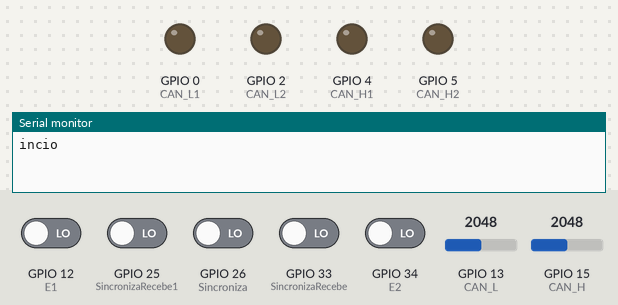
Bench run of a sketch on a simulated ESP32. On the bench: output pins drawn as LEDs (lit = HIGH), the last lines printed to the serial monitor. The test bench sets the inputs (shaded band); at power-on: GPIO 12 (E1), GPIO 25 (SincronizaRecebe1), GPIO 26 (Sincroniza), GPIO 33 (SincronizaRecebe), GPIO 34 (E2) LOW, GPIO 13 (CAN_L) = 2048, GPIO 15 (CAN_H) = 2048.

Above: at 1.2 s.
1.3 s: GPIO 26 (Sincroniza) driven HIGH
At 1.66 s:
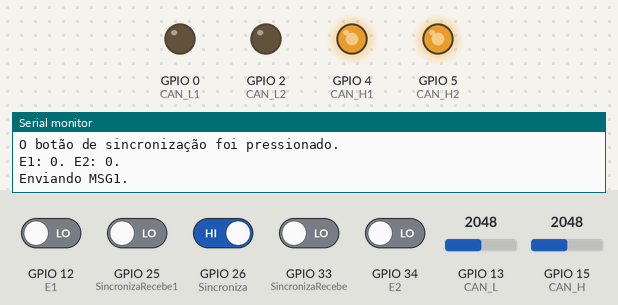
4.3 s: GPIO 12 (E1) driven HIGH
At 4.58 s:
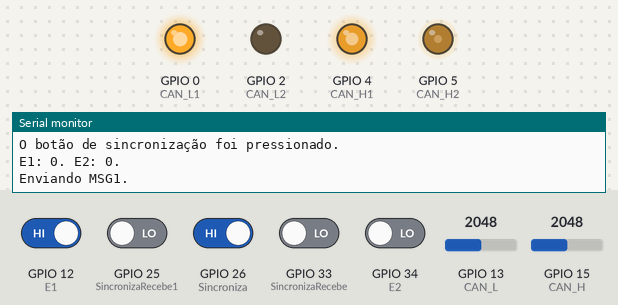
7.3 s: GPIO 34 (E2) driven HIGH
At 7.98 s:
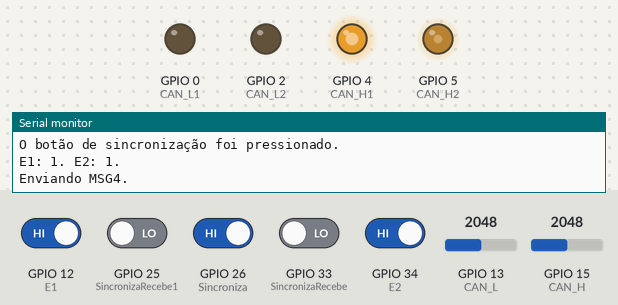
10.3 s: GPIO 34 (E2) driven LOW
13.3 s: GPIO 12 (E1) driven LOW
Timing chart, 0 to 17.3 s (numbered marks = the images above; inputs shaded):
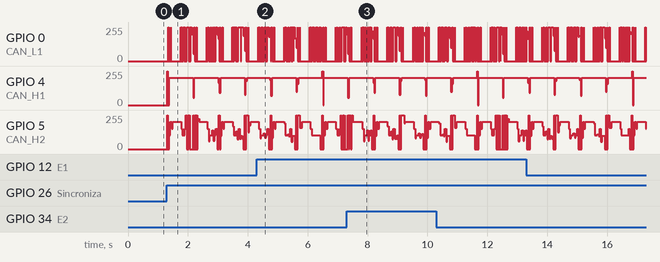

The sketch:

escravoESP3206.ino
```cpp
// Marcelo Victor Ferreira Barbosa
// Engenharia de Controle e Automação
// IFES - Serra
// Esse trabalho tem o objetivo de simular uma rede CAN
// através da implementação de transmissores e do uso de ESP32 como mestre-escravo
// para fixação de conteúdo aprendido na discliplina de comunicação de dados
// no mês de junho de 2023.
// Código para uma ESP32 mestre se comunicar via protocolo CAN com outras ESP32
// Endereço 387 ou 001 1000 0011
// Inicializa as entradas a serem lidas, a saída é de 0 a 4095.
int CANH = 0;
int CANL = 0;

// Inicializa as tensões a serem lidas, a saída é de 0v a 3.3v.
float CANHV = 0;
float CANLV = 0;

// CAN_H e CAN_H são pinos usados para ler as tensões no barramento.
const int CAN_H = 15;
const int CAN_L = 13;

// CAN_H1 e CAN_H2 são pinos usados para gerar tensões de 1.65v e 3.3v sobre o CAN_H através do divisor de tensão da camada física.
const int CAN_H1 = 4;
const int CAN_H2 = 5;

// CAN_L1 e CAN_L2 são pinos usados para gerar tensões de 0v e 1.65v sobre o CAN_L através do divisor de tensão da camada física.
const int CAN_L1 = 0;
const int CAN_L2 = 2;

// E1 e E2 são pinos usados para determinar a menssagem que será enviada.
int E1 = 12;
int E2 = 34;

// Sincroniza é o pino usado para sincronização de envio e recepção da menssagem.
const int Sincroniza = 26;
const int SincronizaRecebe1 = 25;
const int SincronizaRecebe = 33;

// Incializa o estado da menssagem a ser enviada como 00.
int estadoE1 = 0;
int estadoE2 = 0;

// Incializa o estado do pino de sincronização em 0.
int estadoSincroniza = 0;
int estadoSincronizaRecebe = 0;
int estadoSincronizaRecebe1 = 0;

void setup() {
  // Inicializa o terminal serial.
  Serial.begin(9600);
  Serial.println("incio");
  // Indica que os pinos CAN_H e CAN_L serão usados como entrada.
  pinMode(CAN_H, INPUT);
  pinMode(CAN_L, INPUT);

  // Indica que os pinos CAN_H1 e CAN_H2 serão usados como saída.
  pinMode(CAN_H1, OUTPUT);
  pinMode(CAN_H2, OUTPUT);

  // Indica que os pinos CAN_L1 e CAN_L2 serão usados como saída.
  pinMode(CAN_L1, OUTPUT);
  pinMode(CAN_L2, OUTPUT);

  // Indica que os pinos E1 e E2 serão usados como entrada.
  pinMode(E1, INPUT);
  pinMode(E2, INPUT);

  // Indica que o pino Sincroniza será usado como entrada.
  pinMode(Sincroniza, INPUT);
  pinMode(SincronizaRecebe, INPUT);
  pinMode(SincronizaRecebe1, INPUT);
}

void loop() {
  // Lê o valor do estado de sincronização, caso o botão seja apertado o estadoSincroniza guardará valor alto.
  estadoSincroniza = digitalRead(Sincroniza);
  estadoSincronizaRecebe = digitalRead(SincronizaRecebe);
  estadoSincronizaRecebe1 = digitalRead(SincronizaRecebe1);
  // Lê os valores analógicos do barramento.
  CANH = analogRead(CAN_H);
  CANL = analogRead(CAN_L);
  // Representa os valores analógicos dos barramentos em tensão.
  CANHV = CANH*(3.3/4095);
  CANLV = CANL*(3.3/4095);
  // Se o botão de sincronização for pressionado, ou seja, estadoSincroniza for alto.
  if(estadoSincroniza == HIGH){
    Serial.println("O botão de sincronização foi pressionado.");
    // Lê os estados das portas do dip switch que pode ser 00, 01, 10 e 11. Para cada estado uma menssagem diferente será enviada.
    estadoE1 = digitalRead(E1);
    estadoE2 = digitalRead(E2);
    Serial.print("E1: ");
    Serial.print(estadoE1);
    Serial.print(". E2: ");
    Serial.print(estadoE2);
    Serial.println(".");
    // Para mestre
    if((estadoE1 == LOW) && (estadoE2 == LOW)){
      Serial.println("Enviando MSG1.");
      // Start of Frame(SOF) tem que ser dominante.
      bitZero();
      // Identifier(ID == 00110000001)
      // Function code.
      bitZero();
      bitZero();
      bitUm();
      bitUm();
      // ID:
      bitZero();
      bitZero();
      bitZero();
      bitZero();
      bitZero();
      bitZero();
      bitUm();
      // Remote Transmisson Request(RTR), como é dataframe deve ser dominante, ou seja, zero.
      //bitZero();
      // Data Field: MSG1
      bitZero();
      bitZero();
      bitZero();
      bitZero();
      bitZero();
      bitZero();
      bitZero();
      bitZero();
      bitZero();
      bitZero();
      bitZero();
      bitZero();
      bitZero();
      bitZero();
      bitZero();
      bitZero();
      bitZero();
      bitZero();
      bitZero();
      bitZero();
      bitZero();
      bitZero();
      bitZero();
      bitZero();
      bitZero();
      bitZero();
      bitZero();
      bitZero();
      bitZero();
      bitZero();
      bitZero();
      bitZero();

      bitZero();
      bitUm();
      bitZero();
      bitZero();
      bitUm();
      bitUm();
      bitZero();
      bitUm();

      bitZero();
      bitUm();
      bitZero();
      bitUm();
      bitZero();
      bitZero();
      bitUm();
      bitUm();

      bitZero();
      bitUm();
      bitZero();
      bitZero();
      bitZero();
      bitUm();
      bitUm();
      bitUm();

      bitZero();
      bitZero();
      bitUm();
      bitUm();
      bitZero();
      bitZero();
      bitZero();
      bitUm();
      // End Of Frame(EOF) tem que ser recessivo.
      bitUm();
      bitUm();
      bitUm();
      bitUm();
      bitUm();
      bitUm();
      bitUm();
      Serial.println("MSG1 enviada.");
    }
    // Para mestre
    if((estadoE1 == HIGH) && (estadoE2 == LOW)){
      Serial.println("Enviando MSG2.");
      // Start of Frame(SOF) tem que ser dominante.
      bitZero();
      // Identifier(ID == 00110000010)
      // Function code.
      bitZero();
      bitZero();
      bitUm();
      bitUm();
      // ID:
      bitZero();
      bitZero();
      bitZero();
      bitZero();
      bitZero();
      bitZero();
      bitUm();
      // Remote Transmisson Request(RTR), como é dataframe deve ser dominante, ou seja, zero.
      //bitZero();
      // Data Field: MSG2
      bitZero();
      bitZero();
      bitZero();
      bitZero();
      bitZero();
      bitZero();
      bitZero();
      bitZero();
      bitZero();
      bitZero();
      bitZero();
      bitZero();
      bitZero();
      bitZero();
      bitZero();
      bitZero();
      bitZero();
      bitZero();
      bitZero();
      bitZero();
      bitZero();
      bitZero();
      bitZero();
      bitZero();
      bitZero();
      bitZero();
      bitZero();
      bitZero();
      bitZero();
      bitZero();
      bitZero();
      bitZero();

      bitZero();
      bitUm();
      bitZero();
      bitZero();
      bitUm();
      bitUm();
      bitZero();
      bitUm();

      bitZero();
      bitUm();
      bitZero();
      bitUm();
      bitZero();
      bitZero();
      bitUm();
      bitUm();

      bitZero();
      bitUm();
      bitZero();
      bitZero();
      bitZero();
      bitUm();
      bitUm();
      bitUm();

      bitZero();
      bitZero();
      bitUm();
      bitUm();
      bitZero();
      bitZero();
      bitUm();
      bitZero();
      // End Of Frame(EOF) tem que ser recessivo.
      bitUm();
      bitUm();
      bitUm();
      bitUm();
      bitUm();
      bitUm();
      bitUm();
      Serial.println("MSG2 enviada.");
    }
    // Para escravo
    if((estadoE1 == LOW) && (estadoE2 == HIGH)){
      Serial.println("Enviando MSG3.");
      // Start of Frame(SOF) tem que ser dominante.
      bitZero();
      // Identifier(ID == 00110000001)
      // Function code.
      bitZero();
      bitZero();
      bitUm();
      bitUm();
      // ID:
      bitZero();
      bitZero();
      bitZero();
      bitZero();
      bitZero();
      bitUm();
      bitZero();
      // Remote Transmisson Request(RTR), como é dataframe deve ser dominante, ou seja, zero.
      //bitZero();
      // Data Field: MSG3
      bitZero();
      bitZero();
      bitZero();
      bitZero();
      bitZero();
      bitZero();
      bitZero();
      bitZero();
      bitZero();
      bitZero();
      bitZero();
      bitZero();
      bitZero();
      bitZero();
      bitZero();
      bitZero();
      bitZero();
      bitZero();
      bitZero();
      bitZero();
      bitZero();
      bitZero();
      bitZero();
      bitZero();
      bitZero();
      bitZero();
      bitZero();
      bitZero();
      bitZero();
      bitZero();
      bitZero();
      bitZero();
      bitZero();
      bitUm();
      bitZero();
      bitZero();
      bitUm();
      bitUm();
      bitZero();
      bitUm();
      bitZero();
      bitUm();
      bitZero();
      bitUm();
      bitZero();
      bitZero();
      bitUm();
      bitUm();
      bitZero();
      bitUm();
      bitZero();
      bitZero();
      bitZero();
      bitUm();
      bitUm();
      bitUm();

      bitZero();
      bitZero();
      bitUm();
      bitUm();
      bitZero();
      bitZero();
      bitUm();
      bitUm();
      // End Of Frame(EOF) tem que ser recessivo.
      bitUm();
      bitUm();
      bitUm();
      bitUm();
      bitUm();
      bitUm();
      bitUm();
      Serial.println("MSG3 enviada.");
    }
    // Para escravo
    if((estadoE1 == HIGH) && (estadoE2 == HIGH)){
      Serial.println("Enviando MSG4.");
      // Start of Frame(SOF) tem que ser dominante.
      bitZero();
      // Identifier(ID == 00110000001)
      // Function code.
      bitZero();
      bitZero();
      bitUm();
      bitUm();
      // ID:
      bitZero();
      bitZero();
      bitZero();
      bitZero();
      bitZero();
      bitUm();
      bitZero();
      // Remote Transmisson Request(RTR), como é dataframe deve ser dominante, ou seja, zero.
      //bitZero();
      // Data Field: MSG4
      bitZero();
      bitZero();
      bitZero();
      bitZero();
      bitZero();
      bitZero();
      bitZero();
      bitZero();
      bitZero();
      bitZero();
      bitZero();
      bitZero();
      bitZero();
      bitZero();
      bitZero();
      bitZero();
      bitZero();
      bitZero();
      bitZero();
      bitZero();
      bitZero();
      bitZero();
      bitZero();
      bitZero();
      bitZero();
      bitZero();
      bitZero();
      bitZero();
      bitZero();
      bitZero();
      bitZero();
      bitZero();

      bitZero();
      bitUm();
      bitZero();
      bitZero();
      bitUm();
      bitUm();
      bitZero();
      bitUm();

      bitZero();
      bitUm();
      bitZero();
      bitUm();
      bitZero();
      bitZero();
      bitUm();
      bitUm();

      bitZero();
      bitUm();
      bitZero();
      bitZero();
      bitZero();
      bitUm();
      bitUm();
      bitUm();

      bitZero();
      bitZero();
      bitUm();
      bitUm();
      bitZero();
      bitUm();
      bitZero();
      bitZero();
      // End Of Frame(EOF) tem que ser recessivo.
      bitUm();
      bitUm();
      bitUm();
      bitUm();
      bitUm();
      bitUm();
      bitUm();
      Serial.println("MSG4 enviada.");
    }
  }
  if(estadoSincronizaRecebe == HIGH || estadoSincronizaRecebe1 == HIGH) {
    // Se no barramento o bit for 0.
    if((CANHV>2.8) && (CANLV<0.5)) {
      Serial.println("Recebi uma menssagem.");
      delay(10);
      int i = 0;
      int id_msg[11];
      int msg[64];
      int id_msg_decimal = 0;
      int msg_decimal = 0;
      while(i<11) {
        delay(5);
        // Lê os valores analógicos do barramento.
        CANH = analogRead(CAN_H);
        CANL = analogRead(CAN_L);
        // Converte os valores analógicos dos barramentos em tensão.
        CANHV = CANH*(3.3/4095);
        CANLV = CANL*(3.3/4095);
        if((CANHV<2) && (CANLV>1)) {
          id_msg[i] = 1;
          id_msg_decimal = id_msg_decimal + pow(2, 10 - i);
        }
        if((CANHV>2.8) && (CANLV<0.5)) {
          id_msg[i] = 0;
        }
        delay(5);
        i = i+1;
      }
      if(id_msg_decimal == 387) {
        while(i<75) {
          delay(5);
          // Lê os valores analógicos do barramento.
          CANH = analogRead(CAN_H);
          CANL = analogRead(CAN_L);
          // Converte os valores analógicos dos barramentos em tensão.
          CANHV = CANH*(3.3/4095);
          CANLV = CANL*(3.3/4095);
          if((CANHV<2) && (CANLV>1)) {
            msg[i-11] = 1;
          }
          if((CANHV>2.8) && (CANLV<0.5)) {
            msg[i-11] = 0;
          }
          delay(5);
          i = i + 1;
        }
        Serial.print("Id da menssagem: ");
        for (int j = 0; j < 11; j = j + 1) {
          Serial.print(id_msg[j]);
        }
        Serial.println("");
        Serial.print("Menssagem: ");
        for (int j = 0; j < 64; j = j + 1) {
          Serial.print(msg[j]);
        }
      }
      else {
        delay(128000);
      }
    }
  }
}

void bitUm() {
  digitalWrite(CAN_H1, HIGH);
  digitalWrite(CAN_H2, LOW);
  digitalWrite(CAN_L1, HIGH);
  digitalWrite(CAN_L2, LOW);
  delay(8);
  digitalWrite(CAN_H1, LOW);
  digitalWrite(CAN_H2, LOW);
  digitalWrite(CAN_L1, LOW);
  digitalWrite(CAN_L2, LOW);
  delay(2);
}
void bitZero() {
  digitalWrite(CAN_H1, HIGH);
  digitalWrite(CAN_H2, HIGH);
  digitalWrite(CAN_L1, LOW);
  digitalWrite(CAN_L2, LOW);
  delay(8);
  digitalWrite(CAN_H1, LOW);
  digitalWrite(CAN_H2, LOW);
  digitalWrite(CAN_L1, LOW);
  digitalWrite(CAN_L2, LOW);
  delay(2);
}
```
